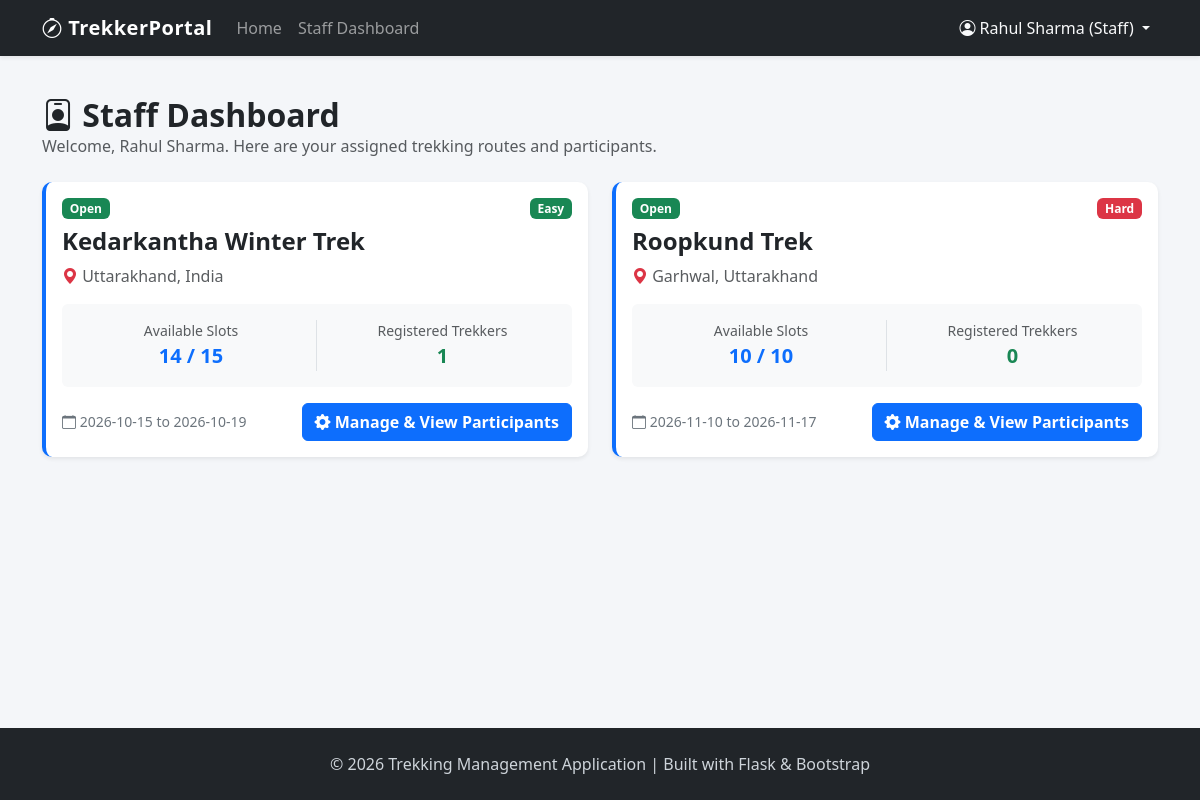
Screenshot of /staff/dashboard (signed in) with the database file from the repository.
### models.py (models this page shows, shortened)
class User(db.Model):
    __tablename__ = 'users'
    id = db.Column(db.Integer, primary_key=True)
    username = db.Column(db.String(50), unique=True, nullable=False)
    password = db.Column(db.String(255), nullable=False) # Hashed password storage
    full_name = db.Column(db.String(100), nullable=False)
    email = db.Column(db.String(120), nullable=False)
    phone = db.Column(db.String(20), nullable=True)
    role = db.Column(db.String(20), nullable=False, default='User')  # 'Admin', 'Staff', 'User'
    status = db.Column(db.String(20), nullable=False, default='Active') # 'Active', 'Pending', 'Blacklisted'
    created_at = db.Column(db.DateTime, default=datetime.utcnow)
    bookings = db.relationship('Booking', backref='user', lazy=True, cascade='all, delete-orphan')
    assigned_treks = db.relationship('Trek', backref='assigned_staff', lazy=True)

class Trek(db.Model):
    __tablename__ = 'treks'
    id = db.Column(db.Integer, primary_key=True)
    name = db.Column(db.String(100), nullable=False)
    location = db.Column(db.String(100), nullable=False)
    difficulty = db.Column(db.String(20), nullable=False)  # 'Easy', 'Moderate', 'Hard'
    duration_days = db.Column(db.Integer, nullable=False)
    total_slots = db.Column(db.Integer, nullable=False)
    available_slots = db.Column(db.Integer, nullable=False)
    price = db.Column(db.Float, nullable=False, default=0.0)
    status = db.Column(db.String(20), nullable=False, default='Open')  # 'Open', 'Closed', 'Completed'
    start_date = db.Column(db.String(20), nullable=False)
    end_date = db.Column(db.String(20), nullable=False)
    assigned_staff_id = db.Column(db.Integer, db.ForeignKey('users.id'), nullable=True)
    created_at = db.Column(db.DateTime, default=datetime.utcnow)
    bookings = db.relationship('Booking', backref='trek', lazy=True, cascade='all, delete-orphan')

### app.py (the view)
@app.route('/staff/dashboard')
def staff_dashboard():
    if not is_logged_in() or session.get('role') != 'Staff':
        flash('Staff access required.', 'danger')
        return redirect(url_for('login'))
    user = get_current_user()
    if user.status != 'Active':
        flash('Your staff account is not active.', 'danger')
        return redirect(url_for('login'))
    assigned_treks = Trek.query.filter_by(assigned_staff_id=user.id).all()
    return render_template('staff/dashboard.html', treks=assigned_treks)

### app.py (called while the page is built)
def is_logged_in():
    return 'user_id' in session

def get_current_user():
    if is_logged_in():
        return User.query.get(session['user_id'])
    return None

@app.context_processor
def inject_user():
    return dict(current_user=get_current_user())

### templates/staff/dashboard.html (shortened to what this page needs)
{% extends "base.html" %}
{% block content %}
<div class="mb-4">
    <h2 class="fw-bold text-dark mb-0"><i class="bi bi-person-badge"></i> Staff Dashboard</h2>
    <p class="text-muted">Welcome, {{ current_user.full_name }}. Here are your assigned trekking routes and participants.</p>
</div>
{% if treks %}
    <div class="row row-cols-1 row-cols-md-2 g-4">
        {% for trek in treks %}
            <div class="col">
                <div class="card h-100 shadow-sm border-start border-4 border-primary">
                    <div class="card-body">
                        <div class="d-flex justify-content-between align-items-center mb-2">
                            <span class="badge {% if trek.status == 'Open' %}bg-success{% elif trek.status == 'Closed' %}bg-danger{% else %}bg-secondary{% endif %}">
                                {{ trek.status }}
                            </span>
                            <span class="badge {% if trek.difficulty == 'Easy' %}badge-easy{% elif trek.difficulty == 'Moderate' %}badge-moderate{% else %}badge-hard{% endif %}">
                                {{ trek.difficulty }}
                            </span>
                        </div>
                        <h4 class="card-title fw-bold text-dark">{{ trek.name }}</h4>
                        <p class="text-muted mb-3"><i class="bi bi-geo-alt-fill text-danger"></i> {{ trek.location }}</p>
                        <div class="bg-light p-3 rounded mb-3">
                            <div class="row text-center">
                                <div class="col-6 border-end">
                                    <small class="text-muted d-block">Available Slots</small>
                                    <span class="fs-5 fw-bold text-primary">{{ trek.available_slots }} / {{ trek.total_slots }}</span>
                                </div>
                                <div class="col-6">
                                    <small class="text-muted d-block">Registered Trekkers</small>
                                    <span class="fs-5 fw-bold text-success">{{ trek.bookings|selectattr('status', 'equalto', 'Booked')|list|length }}</span>
                                </div>
                            </div>
                        </div>
                        <div class="d-flex justify-content-between align-items-center">
                            <small class="text-secondary"><i class="bi bi-calendar"></i> {{ trek.start_date }} to {{ trek.end_date }}</small>
                            <a href="{{ url_for('manage_trek', trek_id=trek.id) }}" class="btn btn-primary fw-bold">
                                <i class="bi bi-gear-fill"></i> Manage & View Participants
                            </a>
                        </div>
                    </div>
                </div>
            </div>
        {% endfor %}
    </div>
{% else %}
    <div class="alert alert-info p-4 text-center">
        <h5>No Treks Assigned Yet</h5>
        <p class="mb-0">You have not been assigned to any trekking routes by the Admin yet. Please check back later.</p>
    </div>
{% endif %}
{% endblock %}

### templates/base.html (shortened to what this page needs)
<!DOCTYPE html>
<html lang="en">
<head>
    <link href="https://cdn.jsdelivr.net/npm/bootstrap@5.3.2/dist/css/bootstrap.min.css" rel="stylesheet">
    <link rel="stylesheet" href="https://cdn.jsdelivr.net/npm/bootstrap-icons@1.11.1/font/bootstrap-icons.css">
    <link rel="stylesheet" href="{{ url_for('static', filename='css/style.css') }}">
</head>
<body>
    <nav class="navbar navbar-expand-lg navbar-dark bg-dark sticky-top shadow-sm">
        <div class="container">
            <a class="navbar-brand" href="{{ url_for('index') }}">
                <i class="bi bi-compass"></i> TrekkerPortal
            </a>
            <div class="collapse navbar-collapse" id="navbarNav">
                <ul class="navbar-nav me-auto">
                    <li class="nav-item">
                        <a class="nav-link" href="{{ url_for('index') }}">Home</a>
                    </li>
                    {% if current_user %}
                        {% if current_user.role == 'Admin' %}
                            <li class="nav-item">
                                <a class="nav-link" href="{{ url_for('admin_dashboard') }}">Admin Dashboard</a>
                            </li>
                            <li class="nav-item">
                                <a class="nav-link" href="{{ url_for('add_trek') }}">Add Trek</a>
                            </li>
                        {% elif current_user.role == 'Staff' %}
                            <li class="nav-item">
                                <a class="nav-link" href="{{ url_for('staff_dashboard') }}">Staff Dashboard</a>
                            </li>
                        {% endif %}
                    {% endif %}
                </ul>
                <ul class="navbar-nav ms-auto">
                    {% if current_user %}
                        <li class="nav-item dropdown">
                            <a class="nav-link dropdown-toggle text-light" href="#" role="button" data-bs-toggle="dropdown">
                                <i class="bi bi-person-circle"></i> {{ current_user.full_name }} ({{ current_user.role }})
                            </a>
                        </li>
                    {% endif %}
                </ul>
            </div>
        </div>
    </nav>
    <div class="main-content container my-4">
        {% block content %}{% endblock %}
    </div>
    <footer>
        <div class="container text-center">
            <p class="mb-0">&copy; 2026 Trekking Management Application | Built with Flask & Bootstrap</p>
        </div>
    </footer>
</body>
</html>

### static/css/style.css (style rules this page uses)
body { background-color: #f4f6f9; font-family: 'Segoe UI', Tahoma, Geneva, Verdana, sans-serif; min-height: 100vh; display: flex; flex-direction: column; }
.main-content { flex: 1; }
.navbar-brand { font-weight: 700; letter-spacing: 0.5px; }
.card { border-radius: 10px; border: none; box-shadow: 0 4px 12px rgba(0, 0, 0, 0.05); transition: transform 0.2s ease, box-shadow 0.2s ease; }
.badge-easy { background-color: #198754; }
.badge-hard { background-color: #dc3545; }
footer { background-color: #212529; color: #ced4da; padding: 1.5rem 0; margin-top: auto; }

### rows the page displays
User: full_name "Rahul Sharma", role "Staff"
Trek: status "Open", difficulty "Easy", name "Kedarkantha Winter Trek", location "Uttarakhand, India", available_slots "14", total_slots "15", bookings|selectattr "1", start_date "2026-10-15", end_date "2026-10-19"
Trek: status "Open", difficulty "Hard", name "Roopkund Trek", location "Garhwal, Uttarakhand", available_slots "10", total_slots "10", bookings|selectattr "0", start_date "2026-11-10", end_date "2026-11-17"
